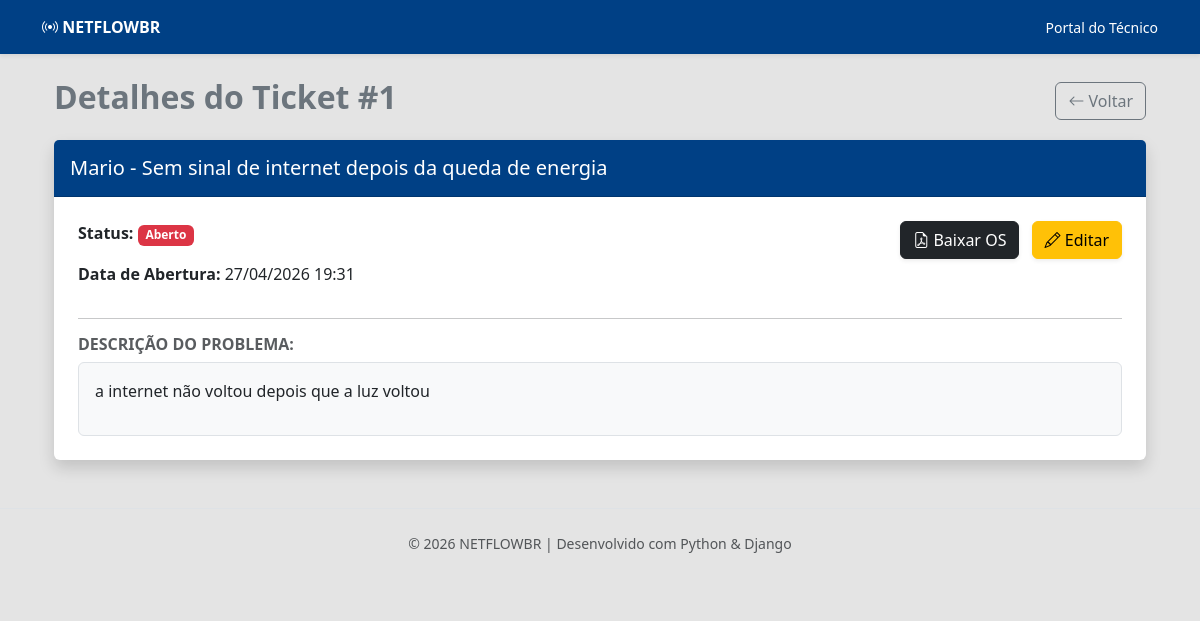
The page /detalhe/1/ on the database its author committed.
### core/models.py (models this page shows, shortened)
class Chamado(models.Model):
    STATUS_CHOICES = [
        ('aberto', 'Aberto'),
        ('progresso', 'Em Atendimento'),
        ('concluido', 'Finalizado'),
    ]
    prioridade = models.BooleanField(default=False, verbose_name="É Prioridade?")
    cliente = models.CharField(max_length=100, default='Consumidor Final')
    titulo = models.CharField(max_length=100)
    descricao = models.TextField()
    status = models.CharField(max_length=20, choices=STATUS_CHOICES, default='aberto')
    data_criacao = models.DateTimeField(auto_now_add=True)

### core/views.py (the view)
# urls.py: path('detalhe/<int:id>/', views.detalhe_chamado, name='detalhe_chamado'),
def detalhe_chamado(request, id):
    chamado = get_object_or_404(Chamado, id=id)
    return render(request,'detalhe_chamado.html', {'chamado': chamado})

### core/templates/detalhe_chamado.html (shortened to what this page needs)
{% extends 'base.html' %}
{% block content %}
<div class="container mt-4">
    <div class="d-flex justify-content-between align-items-center mb-3">
        <h2 class="text-secondary fw-bold">Detalhes do Ticket #{{ chamado.id }}</h2>
        <a href="{% url 'lista_chamados' %}" class="btn btn-outline-secondary">
            <i class="bi bi-arrow-left"></i> Voltar
        </a>
    </div>
    <div class="card shadow border-0">
        <div class="card-header bg-primary text-white py-3">
            <h5 class="mb-0">{{ chamado.cliente }} - {{ chamado.titulo }}</h5>
        </div>
        <div class="card-body p-4">
            <div class="row">
                <div class="col-md-6">
                    <p><strong>Status:</strong>
                        {% if chamado.status == 'aberto' %}
                            <span class="badge bg-danger">Aberto</span>
                        {% elif chamado.status == 'progresso' %}
                            <span class="badge bg-warning text-dark">Em Atendimento</span>
                        {% else %}
                            <span class="badge bg-success">Finalizado</span>
                        {% endif %}
                    </p>
                    <p><strong>Data de Abertura:</strong> {{ chamado.data_criacao|date:"d/m/Y H:i" }}</p>
                </div>
                <div class="col-md-6 text-md-end">
                <a href="{% url 'gerar_pdf_chamado' chamado.id %}" class="btn btn-dark shadow-sm me-2">
                    <i class="bi bi-file-earmark-pdf"></i> Baixar OS
                </a>
                <a href="{% url 'editar_chamado' chamado.id %}" class="btn btn-warning shadow-sm">
                    <i class="bi bi-pencil"></i> Editar
                </a>
            </div>
            </div>
            <hr>
            <div class="mt-3">
                <h6 class="fw-bold text-uppercase text-muted">Descrição do Problema:</h6>
                <div class="p-3 bg-light rounded border">
                    {{ chamado.descricao|linebreaks }}
                </div>
            </div>
        </div>
    </div>
</div>
{% endblock %}

### core/static/css/newcall.css (style rules this page uses)
:root { --azul-br: #004085; }
body { background-color: #e4e4e4; }
.card-header { background-color: var(--azul-br) !important; color: rgb(255, 255, 255); }

### rows shown on the page
Chamado: id "1", cliente "Mario", titulo "Sem sinal de internet depois da queda de energia", data_criacao "27/04/2026 19:31", descricao "a internet não voltou depois que a luz voltou"
